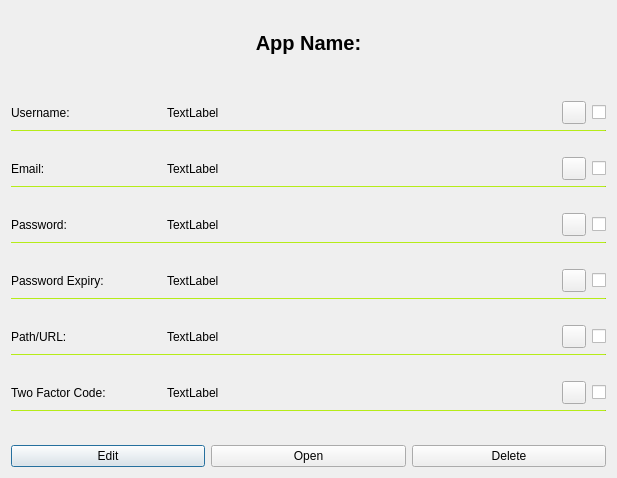
<?xml version="1.0" encoding="UTF-8"?>
<ui version="4.0">
 <class>AppVaultViewDialog</class>
 <widget class="QDialog" name="AppVaultViewDialog">
  <property name="geometry">
   <rect>
    <x>0</x>
    <y>0</y>
    <width>617</width>
    <height>478</height>
   </rect>
  </property>
  <property name="windowTitle">
   <string>Your Secret App</string>
  </property>
  <layout class="QVBoxLayout" name="verticalLayout">
   <item>
    <layout class="QHBoxLayout" name="horizontalLayout">
     <property name="topMargin">
      <number>20</number>
     </property>
     <property name="bottomMargin">
      <number>20</number>
     </property>
     <item>
      <widget class="QLabel" name="lbl_name_view">
       <property name="minimumSize">
        <size>
         <width>150</width>
         <height>0</height>
        </size>
       </property>
       <property name="styleSheet">
        <string notr="true">font-size: 20px;
font-weight: bold;</string>
       </property>
       <property name="text">
        <string>App Name:</string>
       </property>
       <property name="alignment">
        <set>Qt::AlignCenter</set>
       </property>
      </widget>
     </item>
    </layout>
   </item>
   <item>
    <layout class="QVBoxLayout" name="vbox_data">
     <item>
      <layout class="QVBoxLayout" name="verticalLayout_2">
       <item>
        <layout class="QHBoxLayout" name="horizontalLayout_2">
         <property name="topMargin">
          <number>20</number>
         </property>
         <item>
          <widget class="QLabel" name="lbl_username_view">
           <property name="minimumSize">
            <size>
             <width>150</width>
             <height>0</height>
            </size>
           </property>
           <property name="text">
            <string>Username:</string>
           </property>
          </widget>
         </item>
         <item>
          <widget class="QLabel" name="lbl_username">
           <property name="text">
            <string>TextLabel</string>
           </property>
          </widget>
         </item>
         <item>
          <spacer name="horizontalSpacer_2">
           <property name="orientation">
            <enum>Qt::Horizontal</enum>
           </property>
           <property name="sizeHint" stdset="0">
            <size>
             <width>40</width>
             <height>20</height>
            </size>
           </property>
          </spacer>
         </item>
         <item>
          <widget class="QToolButton" name="tbtn_username">
           <property name="cursor">
            <cursorShape>PointingHandCursor</cursorShape>
           </property>
           <property name="text">
            <string/>
           </property>
          </widget>
         </item>
         <item>
          <widget class="QCheckBox" name="chk_username">
           <property name="cursor">
            <cursorShape>PointingHandCursor</cursorShape>
           </property>
           <property name="text">
            <string/>
           </property>
          </widget>
         </item>
        </layout>
       </item>
       <item>
        <widget class="QFrame" name="frame_2">
         <property name="minimumSize">
          <size>
           <width>0</width>
           <height>1</height>
          </size>
         </property>
         <property name="maximumSize">
          <size>
           <width>16777215</width>
           <height>1</height>
          </size>
         </property>
         <property name="styleSheet">
          <string notr="true">background: #9ecd16;</string>
         </property>
         <property name="frameShape">
          <enum>QFrame::HLine</enum>
         </property>
         <property name="frameShadow">
          <enum>QFrame::Sunken</enum>
         </property>
        </widget>
       </item>
      </layout>
     </item>
     <item>
      <layout class="QVBoxLayout" name="verticalLayout_3">
       <item>
        <layout class="QHBoxLayout" name="horizontalLayout_3">
         <property name="topMargin">
          <number>20</number>
         </property>
         <item>
          <widget class="QLabel" name="lbl_email_view">
           <property name="minimumSize">
            <size>
             <width>150</width>
             <height>0</height>
            </size>
           </property>
           <property name="text">
            <string>Email:</string>
           </property>
          </widget>
         </item>
         <item>
          <widget class="QLabel" name="lbl_email">
           <property name="text">
            <string>TextLabel</string>
           </property>
          </widget>
         </item>
         <item>
          <spacer name="horizontalSpacer_3">
           <property name="orientation">
            <enum>Qt::Horizontal</enum>
           </property>
           <property name="sizeHint" stdset="0">
            <size>
             <width>40</width>
             <height>20</height>
            </size>
           </property>
          </spacer>
         </item>
         <item>
          <widget class="QToolButton" name="tbtn_email">
           <property name="cursor">
            <cursorShape>PointingHandCursor</cursorShape>
           </property>
           <property name="text">
            <string/>
           </property>
          </widget>
         </item>
         <item>
          <widget class="QCheckBox" name="chk_email">
           <property name="cursor">
            <cursorShape>PointingHandCursor</cursorShape>
           </property>
           <property name="text">
            <string/>
           </property>
          </widget>
         </item>
        </layout>
       </item>
       <item>
        <widget class="Line" name="line">
         <property name="minimumSize">
          <size>
           <width>0</width>
           <height>1</height>
          </size>
         </property>
         <property name="maximumSize">
          <size>
           <width>16777215</width>
           <height>1</height>
          </size>
         </property>
         <property name="styleSheet">
          <string notr="true">background: #9ecd16;</string>
         </property>
         <property name="orientation">
          <enum>Qt::Horizontal</enum>
         </property>
        </widget>
       </item>
      </layout>
     </item>
     <item>
      <layout class="QVBoxLayout" name="verticalLayout_4">
       <item>
        <layout class="QHBoxLayout" name="horizontalLayout_4">
         <property name="topMargin">
          <number>20</number>
         </property>
         <item>
          <widget class="QLabel" name="lbl_password_view">
           <property name="minimumSize">
            <size>
             <width>150</width>
             <height>0</height>
            </size>
           </property>
           <property name="text">
            <string>Password:</string>
           </property>
          </widget>
         </item>
         <item>
          <widget class="QLabel" name="lbl_password">
           <property name="text">
            <string>TextLabel</string>
           </property>
          </widget>
         </item>
         <item>
          <spacer name="horizontalSpacer_4">
           <property name="orientation">
            <enum>Qt::Horizontal</enum>
           </property>
           <property name="sizeHint" stdset="0">
            <size>
             <width>40</width>
             <height>20</height>
            </size>
           </property>
          </spacer>
         </item>
         <item>
          <widget class="QToolButton" name="tbtn_password">
           <property name="cursor">
            <cursorShape>PointingHandCursor</cursorShape>
           </property>
           <property name="text">
            <string/>
           </property>
          </widget>
         </item>
         <item>
          <widget class="QCheckBox" name="chk_password">
           <property name="cursor">
            <cursorShape>PointingHandCursor</cursorShape>
           </property>
           <property name="text">
            <string/>
           </property>
          </widget>
         </item>
        </layout>
       </item>
       <item>
        <widget class="Line" name="line_2">
         <property name="maximumSize">
          <size>
           <width>16777215</width>
           <height>1</height>
          </size>
         </property>
         <property name="styleSheet">
          <string notr="true">background: #9ecd16;</string>
         </property>
         <property name="orientation">
          <enum>Qt::Horizontal</enum>
         </property>
        </widget>
       </item>
      </layout>
     </item>
     <item>
      <layout class="QVBoxLayout" name="verticalLayout_5">
       <item>
        <layout class="QHBoxLayout" name="horizontalLayout_7">
         <property name="topMargin">
          <number>20</number>
         </property>
         <item>
          <widget class="QLabel" name="lbl_password_exp_view">
           <property name="minimumSize">
            <size>
             <width>150</width>
             <height>0</height>
            </size>
           </property>
           <property name="maximumSize">
            <size>
             <width>125</width>
             <height>16777215</height>
            </size>
           </property>
           <property name="text">
            <string>Password Expiry:</string>
           </property>
          </widget>
         </item>
         <item>
          <widget class="QLabel" name="lbl_password_exp">
           <property name="text">
            <string>TextLabel</string>
           </property>
          </widget>
         </item>
         <item>
          <spacer name="horizontalSpacer_6">
           <property name="orientation">
            <enum>Qt::Horizontal</enum>
           </property>
           <property name="sizeHint" stdset="0">
            <size>
             <width>40</width>
             <height>20</height>
            </size>
           </property>
          </spacer>
         </item>
         <item>
          <widget class="QToolButton" name="tbtn_password_exp">
           <property name="cursor">
            <cursorShape>PointingHandCursor</cursorShape>
           </property>
           <property name="text">
            <string/>
           </property>
          </widget>
         </item>
         <item>
          <widget class="QCheckBox" name="chk_password_exp">
           <property name="cursor">
            <cursorShape>PointingHandCursor</cursorShape>
           </property>
           <property name="text">
            <string/>
           </property>
          </widget>
         </item>
        </layout>
       </item>
       <item>
        <widget class="Line" name="line_3">
         <property name="maximumSize">
          <size>
           <width>16777215</width>
           <height>1</height>
          </size>
         </property>
         <property name="styleSheet">
          <string notr="true">background: #9ecd16;</string>
         </property>
         <property name="orientation">
          <enum>Qt::Horizontal</enum>
         </property>
        </widget>
       </item>
      </layout>
     </item>
     <item>
      <layout class="QVBoxLayout" name="verticalLayout_7">
       <item>
        <layout class="QHBoxLayout" name="horizontalLayout_5">
         <property name="topMargin">
          <number>20</number>
         </property>
         <item>
          <widget class="QLabel" name="lbl_path_view">
           <property name="minimumSize">
            <size>
             <width>150</width>
             <height>0</height>
            </size>
           </property>
           <property name="text">
            <string>Path/URL:</string>
           </property>
          </widget>
         </item>
         <item>
          <widget class="QLabel" name="lbl_path">
           <property name="text">
            <string>TextLabel</string>
           </property>
          </widget>
         </item>
         <item>
          <spacer name="horizontalSpacer_5">
           <property name="orientation">
            <enum>Qt::Horizontal</enum>
           </property>
           <property name="sizeHint" stdset="0">
            <size>
             <width>40</width>
             <height>20</height>
            </size>
           </property>
          </spacer>
         </item>
         <item>
          <widget class="QToolButton" name="tbtn_path">
           <property name="cursor">
            <cursorShape>PointingHandCursor</cursorShape>
           </property>
           <property name="text">
            <string/>
           </property>
          </widget>
         </item>
         <item>
          <widget class="QCheckBox" name="chk_path">
           <property name="cursor">
            <cursorShape>PointingHandCursor</cursorShape>
           </property>
           <property name="text">
            <string/>
           </property>
          </widget>
         </item>
        </layout>
       </item>
       <item>
        <widget class="Line" name="line_5">
         <property name="maximumSize">
          <size>
           <width>16777215</width>
           <height>1</height>
          </size>
         </property>
         <property name="styleSheet">
          <string notr="true">background: #9ecd16;</string>
         </property>
         <property name="orientation">
          <enum>Qt::Horizontal</enum>
         </property>
        </widget>
       </item>
      </layout>
     </item>
     <item>
      <layout class="QVBoxLayout" name="verticalLayout_6">
       <item>
        <layout class="QHBoxLayout" name="horizontalLayout_8">
         <property name="topMargin">
          <number>20</number>
         </property>
         <item>
          <widget class="QLabel" name="lbl_twofa_view">
           <property name="minimumSize">
            <size>
             <width>150</width>
             <height>0</height>
            </size>
           </property>
           <property name="text">
            <string>Two Factor Code:</string>
           </property>
          </widget>
         </item>
         <item>
          <widget class="QLabel" name="lbl_twofa">
           <property name="text">
            <string>TextLabel</string>
           </property>
          </widget>
         </item>
         <item>
          <spacer name="horizontalSpacer">
           <property name="orientation">
            <enum>Qt::Horizontal</enum>
           </property>
           <property name="sizeHint" stdset="0">
            <size>
             <width>40</width>
             <height>20</height>
            </size>
           </property>
          </spacer>
         </item>
         <item>
          <widget class="QLabel" name="lbl_counter">
           <property name="text">
            <string/>
           </property>
          </widget>
         </item>
         <item>
          <widget class="QToolButton" name="tbtn_twofa">
           <property name="cursor">
            <cursorShape>PointingHandCursor</cursorShape>
           </property>
           <property name="text">
            <string/>
           </property>
          </widget>
         </item>
         <item>
          <widget class="QCheckBox" name="chk_twofa">
           <property name="cursor">
            <cursorShape>PointingHandCursor</cursorShape>
           </property>
           <property name="text">
            <string/>
           </property>
          </widget>
         </item>
        </layout>
       </item>
       <item>
        <widget class="Line" name="line_4">
         <property name="maximumSize">
          <size>
           <width>16777215</width>
           <height>1</height>
          </size>
         </property>
         <property name="styleSheet">
          <string notr="true">background: #9ecd16;</string>
         </property>
         <property name="orientation">
          <enum>Qt::Horizontal</enum>
         </property>
        </widget>
       </item>
      </layout>
     </item>
    </layout>
   </item>
   <item>
    <spacer name="verticalSpacer">
     <property name="orientation">
      <enum>Qt::Vertical</enum>
     </property>
     <property name="sizeHint" stdset="0">
      <size>
       <width>20</width>
       <height>40</height>
      </size>
     </property>
    </spacer>
   </item>
   <item>
    <layout class="QHBoxLayout" name="horizontalLayout_6">
     <item>
      <widget class="QPushButton" name="btn_edit">
       <property name="cursor">
        <cursorShape>PointingHandCursor</cursorShape>
       </property>
       <property name="text">
        <string>Edit</string>
       </property>
      </widget>
     </item>
     <item>
      <widget class="QPushButton" name="btn_open">
       <property name="sizePolicy">
        <sizepolicy hsizetype="Preferred" vsizetype="Fixed">
         <horstretch>0</horstretch>
         <verstretch>0</verstretch>
        </sizepolicy>
       </property>
       <property name="cursor">
        <cursorShape>PointingHandCursor</cursorShape>
       </property>
       <property name="text">
        <string>Open</string>
       </property>
      </widget>
     </item>
     <item>
      <widget class="QPushButton" name="btn_delete">
       <property name="cursor">
        <cursorShape>PointingHandCursor</cursorShape>
       </property>
       <property name="text">
        <string>Delete</string>
       </property>
      </widget>
     </item>
    </layout>
   </item>
  </layout>
 </widget>
 <resources/>
 <connections/>
</ui>
